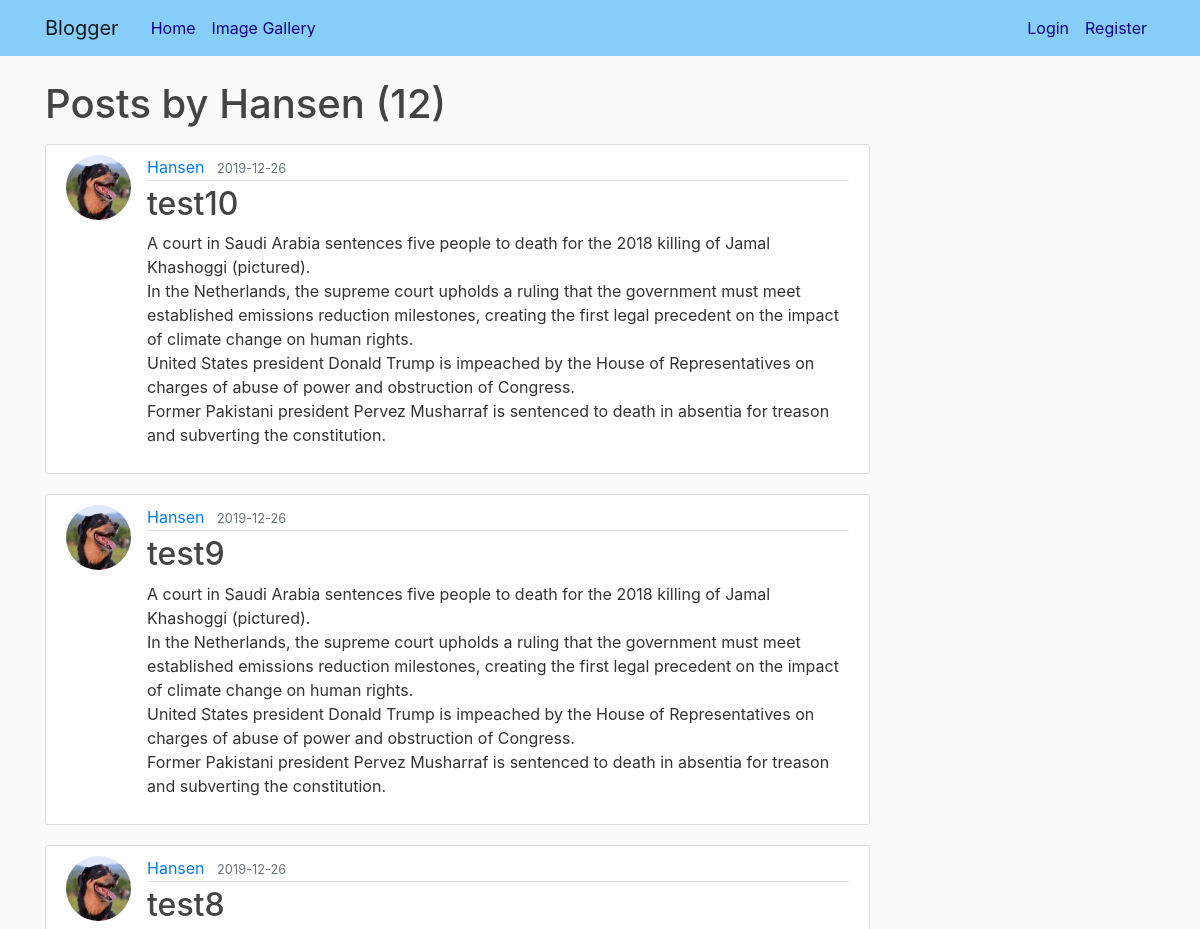
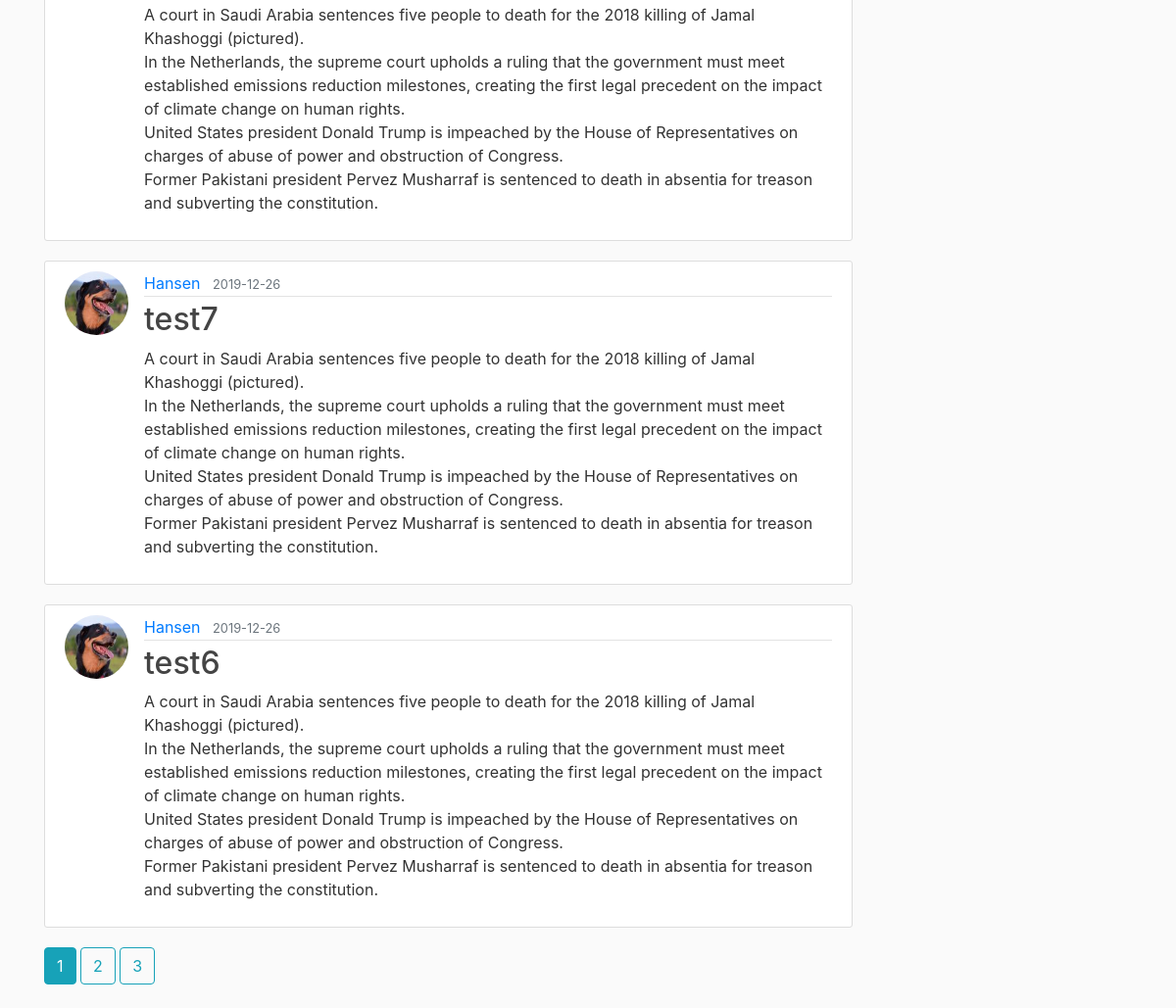
The app's page /user/Hansen, older data (2 pictures, top to bottom).
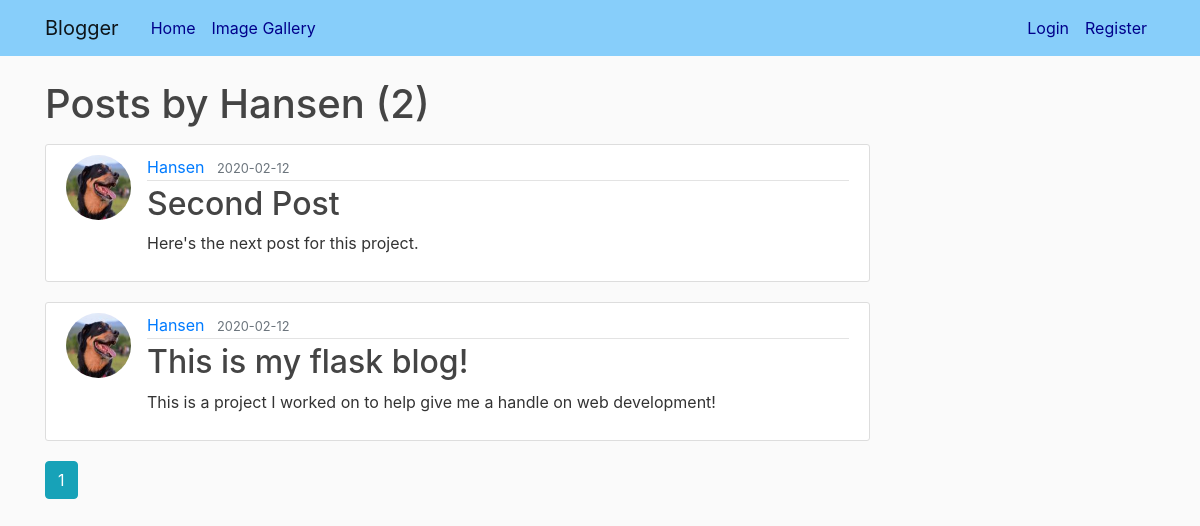
The same page, newer data.
### flaskblog/models.py (models this page shows, shortened)
class User(db.Model, UserMixin):
    id = db.Column(db.Integer, primary_key=True)
    username = db.Column(db.String(20), unique=True, nullable=False)
    email = db.Column(db.String(120), unique=True, nullable=False)
    image_file = db.Column(db.String(20), nullable=False, default='default.jpg')
    password = db.Column(db.String(60), nullable=False)
    posts = db.relationship('Post', backref='author', lazy=True) #backref can be accessed from post
    images = db.relationship('Images', backref='author', lazy=True)

class Post(db.Model):
    id = db.Column(db.Integer, primary_key=True)
    title = db.Column(db.String(100), nullable=False)
    date_posted = db.Column(db.DateTime, nullable=False, default=datetime.utcnow)
    content = db.Column(db.Text, nullable=False)
    user_id = db.Column(db.Integer, db.ForeignKey('user.id'), nullable=False) #table name is automatically lower case model class name

### flaskblog/users/routes.py (the view)
@users.route("/user/<string:username>")
def user_posts(username):
    page = request.args.get('page', 1, type=int)
    user = User.query.filter_by(username=username).first_or_404()
    posts = Post.query.filter_by(author=user)\
            .order_by(Post.date_posted.desc())\
            .paginate(page=page, per_page=5)
    return render_template('user_posts.html', posts=posts, user=user)

### flaskblog/templates/user_posts.html
{% extends "layout.html" %}
{% block content %}
    <h1 class="mb-3"> Posts by {{ user.username }} ({{ posts.total }})</h1>
    {% for post in posts.items %}
        <article class="media content-section">
          <img class="rounded-circle article-img" src="{{ url_for('static', filename='profile_pics/' + post.author.image_file) }}">
          <div class="media-body">
            <div class="article-metadata">
              <a class="mr-2" href="{{ url_for('users.user_posts', username=post.author.username) }}">{{ post.author.username }}</a>
              <small class="text-muted">{{ post.date_posted.strftime('%Y-%m-%d') }}</small>
            </div>
            <h2><a class="article-title" href="{{ url_for('posts.post', post_id=post.id) }}">{{ post.title }}</a></h2>
            <p class="article-content">{{ post.content }}</p>
          </div>
        </article>
    {% endfor %}
    {% for page_num in posts.iter_pages(left_edge=1, right_edge=1, left_current=1, right_current=2) %}
        {% if page_num %}
            {% if posts.page == page_num %}
                <a class="btn btn-info mb-4" href="{{ url_for('users.user_posts', username=user.username, page=page_num) }}"> {{ page_num }}</a>
            {% else %}
                <a class="btn btn-outline-info mb-4" href="{{ url_for('users.user_posts', username=user.username, page=page_num) }}"> {{ page_num }}</a>
            {% endif %}
        {% else %}
            ...
        {% endif %}
    {% endfor %}
{% endblock content %}

Row changes from the older to the newer data that the page shows:
removed Post: image_file (placeholder picture), author.username "Hansen", date_posted "2019-12-26", title "test10", content "A court in Saudi Arabia sentences five people to death for the 2018 killing of Jamal Khashoggi (pictured). In the Netherlands, the supreme court upholds a ruling that the government must meet established emissions reduction milestones, creating the first legal precedent on the impact of climate change on human rights. United States president Donald Trump is impeached by the House of Representatives on charges of abuse of power and obstruction of Congress. Former Pakistani president Pervez Musharraf is sentenced to death in absentia for treason and subverting the constitution."
removed Post: image_file (placeholder picture), author.username "Hansen", date_posted "2019-12-26", title "test9", content "A court in Saudi Arabia sentences five people to death for the 2018 killing of Jamal Khashoggi (pictured). In the Netherlands, the supreme court upholds a ruling that the government must meet established emissions reduction milestones, creating the first legal precedent on the impact of climate change on human rights. United States president Donald Trump is impeached by the House of Representatives on charges of abuse of power and obstruction of Congress. Former Pakistani president Pervez Musharraf is sentenced to death in absentia for treason and subverting the constitution."
removed Post: image_file (placeholder picture), author.username "Hansen", date_posted "2019-12-26", title "test8", content "A court in Saudi Arabia sentences five people to death for the 2018 killing of Jamal Khashoggi (pictured). In the Netherlands, the supreme court upholds a ruling that the government must meet established emissions reduction milestones, creating the first legal precedent on the impact of climate change on human rights. United States president Donald Trump is impeached by the House of Representatives on charges of abuse of power and obstruction of Congress. Former Pakistani president Pervez Musharraf is sentenced to death in absentia for treason and subverting the constitution."
removed Post: image_file (placeholder picture), author.username "Hansen", date_posted "2019-12-26", title "test7", content "A court in Saudi Arabia sentences five people to death for the 2018 killing of Jamal Khashoggi (pictured). In the Netherlands, the supreme court upholds a ruling that the government must meet established emissions reduction milestones, creating the first legal precedent on the impact of climate change on human rights. United States president Donald Trump is impeached by the House of Representatives on charges of abuse of power and obstruction of Congress. Former Pakistani president Pervez Musharraf is sentenced to death in absentia for treason and subverting the constitution."
removed Post: image_file (placeholder picture), author.username "Hansen", date_posted "2019-12-26", title "test6", content "A court in Saudi Arabia sentences five people to death for the 2018 killing of Jamal Khashoggi (pictured). In the Netherlands, the supreme court upholds a ruling that the government must meet established emissions reduction milestones, creating the first legal precedent on the impact of climate change on human rights. United States president Donald Trump is impeached by the House of Representatives on charges of abuse of power and obstruction of Congress. Former Pakistani president Pervez Musharraf is sentenced to death in absentia for treason and subverting the constitution."
now on this page (row edited): Post: image_file (placeholder picture), author.username "Hansen", date_posted "2020-02-12", title "Second Post", content "Here's the next post for this project."
now on this page (row edited): Post: image_file (placeholder picture), author.username "Hansen", date_posted "2020-02-12", title "This is my flask blog!", content "This is a project I worked on to help give me a handle on web development!"
Text that changed along with them:
{{ posts.total }}: "12" → "2"
list line gone: "2"
list line gone: "3"
